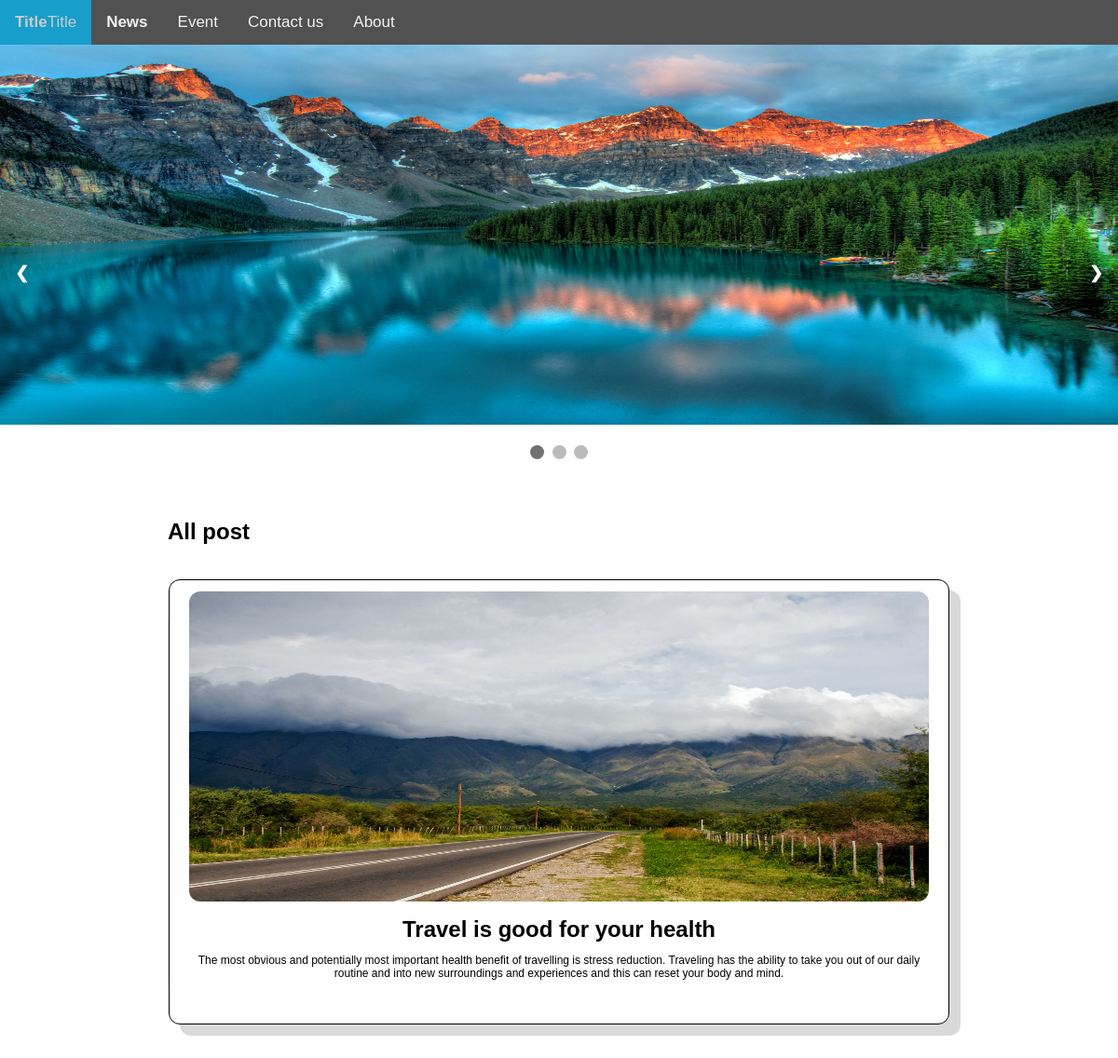
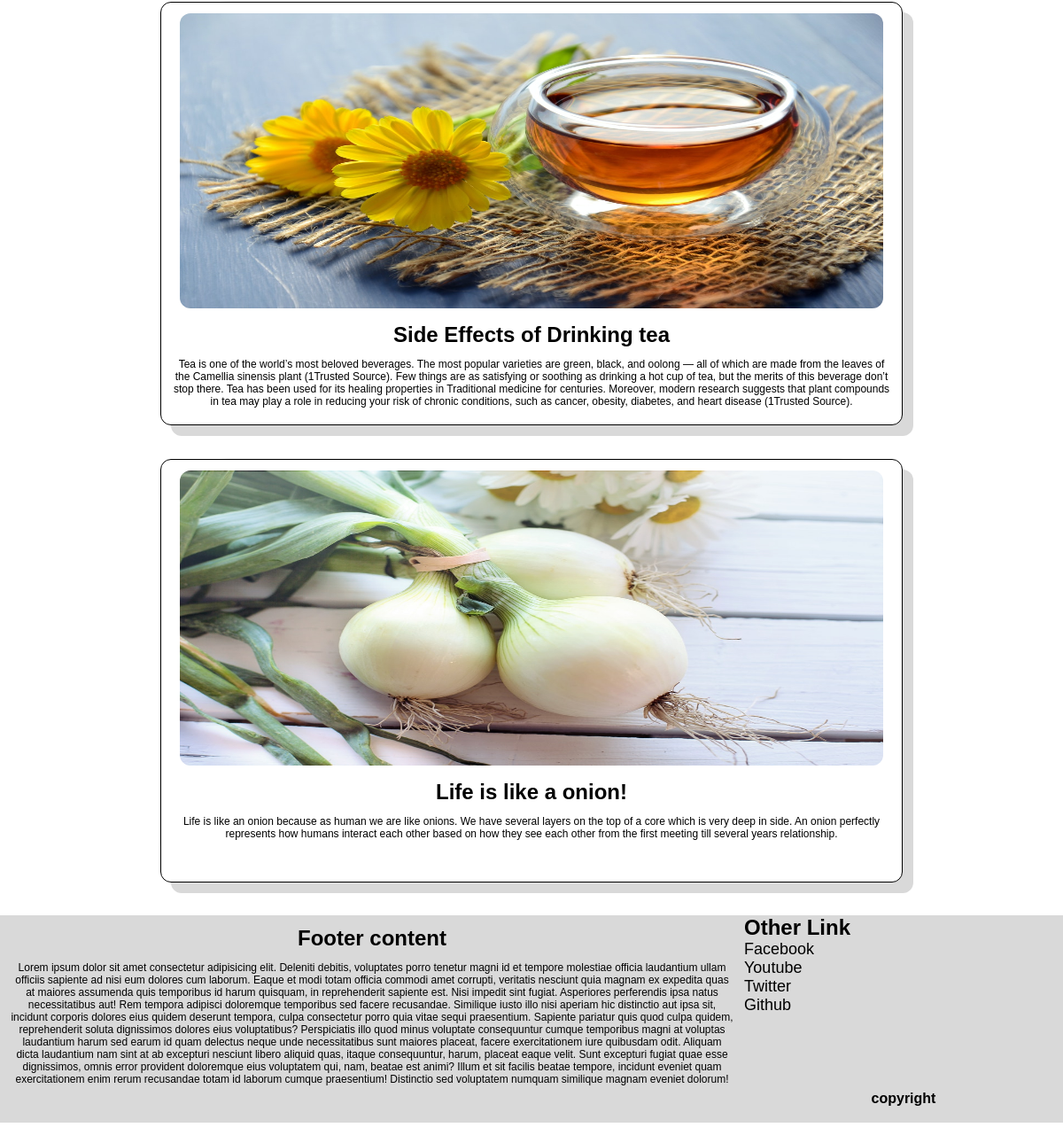
The page / on the database its author committed (2 pictures, top to bottom).
### blog_app/models.py (models this page shows, shortened)
class blogpost(models.Model):                           #Model / database for blogpost
    title=models.CharField(max_length=30)
    des=models.TextField(max_length=1000)
    bdes=models.TextField(max_length=3000)
    content=FroalaField()
    slug=AutoSlugField(populate_from='title',unique=True,null=True,default=None)
    image=models.ImageField(upload_to='images')
    created_at=models.DateTimeField(auto_now_add=True)
    upload_at=models.DateTimeField(auto_now=True)

### blog_app/views.py (the view)
# urls.py: path("",views.index,name='home'),
def index(request):
    post= blogpost.objects.all()
    data={
        'data':post,
    }
    return render(request,'index.html',data)

### templates/index.html (shortened to what this page needs)
{% extends 'base.html' %}
{% block content %}
<div class="content">
    <h2>All post</h2>
    {% for i in data reversed %}
    <div class="flip-box">
        <div class="flip-box-inner">
            <div class="flip-box-front">
                <img src="/media/{{i.image}}" width="95%" height="70%" alt="" srcset="">
                <h2>{{i.title}}</h2>
                <p>{{i.des}}</p>
            </div>
            <div class="flip-box-back">
                <h2>Back Side</h2>
                <p>{{i.bdes}}</p>
                <a class="but" href="{% url 'post_d' i.slug %}">Lern more</a>
            </div>
        </div>
    </div>
    {% endfor %}
{% endblock content %}

### templates/base.html (shortened to what this page needs)
<!DOCTYPE html>
<html lang="en">
<head>
    {% load static %}
    <link rel="stylesheet" href="{% static 'sty.css' %}">
</head>
<body>
    <nav>
        <div class="topnav" id="myTopnav">
            <a href="/" class="active"><b>Title</b>Title</a>
            <a href="/news"><b>News</b></a>
            <a href="/event">Event</a>
            <a href="/contact">Contact us</a>
            <a href="/about">About</a>
        </div>
    </nav>
    <header>
        <div class="side_con">
            <div class="slideshow-container">
                <div class="mySlides fade">
                    <img src="{% static 'images/p1.jpg' %}" style="width:100%">
                </div>
                <a class="prev" onclick="plusSlides(-1)">❮</a>
                <a class="next" onclick="plusSlides(1)">❯</a>
                <br>
                <div style="text-align:center">
                    <span class="dot" onclick="currentSlide(1)"></span>
                    <span class="dot" onclick="currentSlide(2)"></span>
                    <span class="dot" onclick="currentSlide(3)"></span>
                </div>
                </div>
            </div>
        {% block content %}{% endblock content %}
    </header>
    <footer>
        <div class="footer">
            <div class="ft_1">
                <h2>Footer content</h2>
                <p>Lorem ipsum dolor sit amet consectetur adipisicing elit. Deleniti debitis, voluptates porro tenetur magni id et tempore molestiae officia laudantium ullam officiis sapiente ad nisi eum dolores cum laborum. Eaque et modi totam officia commodi amet corrupti, veritatis nesciunt quia magnam ex expedita quas at maiores assumenda quis temporibus id harum quisquam, in reprehenderit sapiente est. Nisi impedit sint fugiat. Asperiores perferendis ipsa natus necessitatibus aut! Rem tempora adipisci doloremque temporibus sed facere recusandae. Similique iusto illo nisi aperiam hic distinctio aut ipsa sit, incidunt corporis dolores eius quidem deserunt tempora, culpa consectetur porro quia vitae sequi praesentium. Sapiente pariatur quis quod culpa quidem, reprehenderit soluta dignissimos dolores eius voluptatibus? Perspiciatis illo quod minus voluptate consequuntur cumque temporibus magni at voluptas laudantium harum sed earum id quam delectus neque unde necessitatibus sunt maiores placeat, facere exercitationem iure quibusdam odit. Aliquam dicta laudantium nam sint at ab excepturi nesciunt libero aliquid quas, itaque consequuntur, harum, placeat eaque velit. Sunt excepturi fugiat quae esse dignissimos, omnis error provident doloremque eius voluptatem qui, nam, beatae est animi? Illum et sit facilis beatae tempore, incidunt eveniet quam exercitationem enim rerum recusandae totam id laborum cumque praesentium! Distinctio sed voluptatem numquam similique magnam eveniet dolorum!
                </p>
            </div>
            <div class="ft_2">
                <h2>Other Link</h2>
                <a class="ft_2_a" href="">Facebook</a>
                <a class="ft_2_a" href="">Youtube</a>
                <a class="ft_2_a" href="">Twitter</a>
                <a class="ft_2_a" href="">Github</a>
            </div>
            <biv class="end_div">
                <h4>copyright</h4>
            </biv>
    </footer>
</body>
</html>

### static/sty.css (style rules this page uses)
* { margin: 0%; padding: 0%; box-sizing: border-box; }
body { font-family: Arial, Helvetica, sans-serif; }
.topnav { overflow: hidden; background-color: #515151; }
.topnav a { float: left; display: block; color: #f2f2f2; text-align: center; padding: 14px 16px; text-decoration: none; font-size: 17px; }
.topnav a.active { background-color: #00bfff; color: white; }
.mySlides { display: none }
.mySlides img { width: 100%; height: 34vw; }
.prev, .next { cursor: pointer; position: absolute; top: 24vw; width: auto; padding: 16px; margin-top: -22px; color: white; font-weight: bold; font-size: 18px; transition: 0.6s ease; border-radius: 0 3px 3px 0; user-select: none; }
.next { right: 0; border-radius: 3px 0 0 3px; }
.dot { cursor: pointer; height: 15px; width: 15px; margin: 0 2px; background-color: #bbb; border-radius: 50%; display: inline-block; transition: background-color 0.6s ease; }
.active, .dot:hover { background-color: #717171; }
.fade { animation-name: fade; animation-duration: 1.0s; }
.flip-box { background-color: transparent; width: 100%; height: 40vw; border: 1px solid #f1f1f1; perspective: 10000px; border-radius: 10%; margin-top: 3vw; }
.flip-box-inner { position: relative; width: 100%; height: 100%; text-align: center; transition: transform 0.8s; transform-style: preserve-3d; }
.flip-box-front, .flip-box-back { position: absolute; width: 100%; height: 100%; -webkit-backface-visibility: hidden; backface-visibility: hidden; border-width: 1px; border-color: black; border-style: solid; border-radius: 1vw; box-shadow: 1vw 1vw rgb(217, 217, 217); }
.flip-box-front { background-color: #ffffff; color: black; }
.flip-box-front img { border-radius: 1vw; margin-top: 1vw; }
.flip-box-front h2 { margin: 1vw; }
.flip-box-back { background-color: #00bfff; color: white; transform: rotateY(180deg); }
.content { width: 70%; height: auto; margin: auto; margin-top: 5vw; }
.but { width: auto; height: 5vw; padding: 1vw; background-color: #000000; color: white; border-radius: 1vw; margin-top: 2vw; }
.but { text-decoration: none; }
h2 { font-size: 2.0vw; }
p { font-size: 1vw; }
.footer { margin-top: 3vw; padding-bottom: 0%; left: 0; bottom: 0; width: 100%; height: auto; background-color: rgb(217, 217, 217); }
.ft_1 { background-color: rgb(217, 217, 217); float: left; width: 70%; height: 10vw; height: auto; text-align: center; }
.ft_1 h2,p { margin: 1vw; }
.ft_2 { float:left; width: 30%; height: 15vw; }
.ft_2 a { text-decoration: none; font-size: 1.5vw; display: flex; flex-direction: column; color: #000000; }
.end_div { padding: 2vw; width: 100%; height: auto; text-align: center; }
a { text-decoration: none; font-size: 22px; color: black; }

### rows shown on the page
blogpost: image (picture), title "Travel is good for your health", des "The most obvious and potentially most important health benefit of travelling is stress reduction. Traveling has the ability to take you out of our daily routine and into new surroundings and experiences and this can reset your body and mind."
blogpost: image (picture), title "Side Effects of Drinking tea", des "Tea is one of the world’s most beloved beverages. The most popular varieties are green, black, and oolong — all of which are made from the leaves of the Camellia sinensis plant (1Trusted Source). Few things are as satisfying or soothing as drinking a hot cup of tea, but the merits of this beverage don’t stop there. Tea has been used for its healing properties in Traditional medicine for centuries. Moreover, modern research suggests that plant compounds in tea may play a role in reducing your risk of chronic conditions, such as cancer, obesity, diabetes, and heart disease (1Trusted Source)."
blogpost: image (picture), title "Life is like a onion!", des "Life is like an onion because as human we are like onions. We have several layers on the top of a core which is very deep in side. An onion perfectly represents how humans interact each other based on how they see each other from the first meeting till several years relationship."
